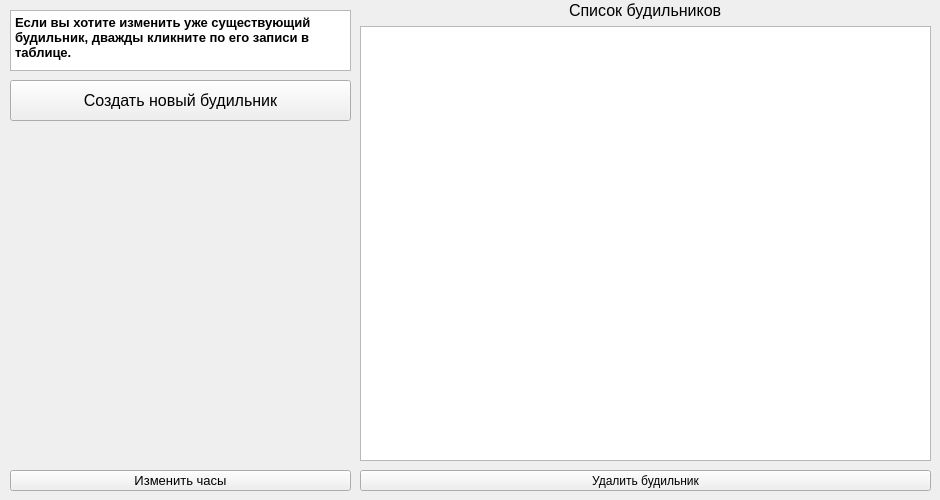
  <widget class="QWidget" name="centralwidget">
   <widget class="QPushButton" name="change_clock_button">
    <property name="geometry">
     <rect>
      <x>10</x>
      <y>470</y>
      <width>341</width>
      <height>21</height>
     </rect>
    </property>
    <property name="font">
     <font>
      <pointsize>10</pointsize>
     </font>
    </property>
    <property name="text">
     <string>Изменить часы</string>
    </property>
   </widget>
   <widget class="QPushButton" name="add_alarm_button">
    <property name="geometry">
     <rect>
      <x>10</x>
      <y>80</y>
      <width>341</width>
      <height>41</height>
     </rect>
    </property>
    <property name="font">
     <font>
      <pointsize>12</pointsize>
     </font>
    </property>
    <property name="text">
     <string>Создать новый будильник</string>
    </property>
   </widget>
   <widget class="QPushButton" name="delete_alarm_button">
    <property name="geometry">
     <rect>
      <x>360</x>
      <y>470</y>
      <width>571</width>
      <height>21</height>
     </rect>
    </property>
    <property name="text">
     <string>Удалить будильник</string>
    </property>
   </widget>
   <widget class="QTextEdit" name="textEdit">
    <property name="geometry">
     <rect>
      <x>10</x>
      <y>10</y>
      <width>341</width>
      <height>61</height>
     </rect>
    </property>
    <property name="html">
     <string>&lt;!DOCTYPE HTML PUBLIC &quot;-//W3C//DTD HTML 4.0//EN&quot; &quot;http://www.w3.org/TR/REC-html40/strict.dtd&quot;&gt;
&lt;html&gt;&lt;head&gt;&lt;meta name=&quot;qrichtext&quot; content=&quot;1&quot; /&gt;&lt;style type=&quot;text/css&quot;&gt;
p, li { white-space: pre-wrap; }
&lt;/style&gt;&lt;/head&gt;&lt;body style=&quot; font-family:'JetBrains Mono'; font-size:10pt; font-weight:400; font-style:normal;&quot;&gt;
&lt;p style=&quot; margin-top:0px; margin-bottom:0px; margin-left:0px; margin-right:0px; -qt-block-indent:0; text-indent:0px;&quot;&gt;&lt;span style=&quot; font-weight:600;&quot;&gt;Если вы хотите изменить уже существующий будильник, дважды кликните по его записи в таблице.&lt;/span&gt;&lt;/p&gt;&lt;/body&gt;&lt;/html&gt;</string>
    </property>
   </widget>
   <widget class="QWidget" name="verticalLayoutWidget_3">
    <property name="geometry">
     <rect>
      <x>360</x>
      <y>0</y>
      <width>571</width>
      <height>461</height>
     </rect>
    </property>
    <layout class="QVBoxLayout" name="verticalLayout_3">
     <item>
      <layout class="QHBoxLayout" name="horizontalLayout_3">
       <item>
        <spacer name="horizontalSpacer">
         <property name="orientation">
          <enum>Qt::Horizontal</enum>
         </property>
         <property name="sizeHint" stdset="0">
          <size>
           <width>40</width>
           <height>20</height>
          </size>
         </property>
        </spacer>
       </item>
       <item>
        <widget class="QLabel" name="label_3">
         <property name="font">
          <font>
           <pointsize>12</pointsize>
           <italic>false</italic>
          </font>
         </property>
         <property name="text">
          <string>Список будильников</string>
         </property>
        </widget>
       </item>
       <item>
        <spacer name="horizontalSpacer_2">
         <property name="orientation">
          <enum>Qt::Horizontal</enum>
         </property>
         <property name="sizeHint" stdset="0">
          <size>
           <width>40</width>
           <height>20</height>
          </size>
         </property>
        </spacer>
       </item>
      </layout>
     </item>
     <item>
      <widget class="QTableWidget" name="alarms_list_table">
       <property name="enabled">
        <bool>true</bool>
       </property>
       <property name="font">
        <font>
         <pointsize>10</pointsize>
         <italic>false</italic>
        </font>
       </property>
      </widget>
     </item>
    </layout>
   </widget>
  </widget>
